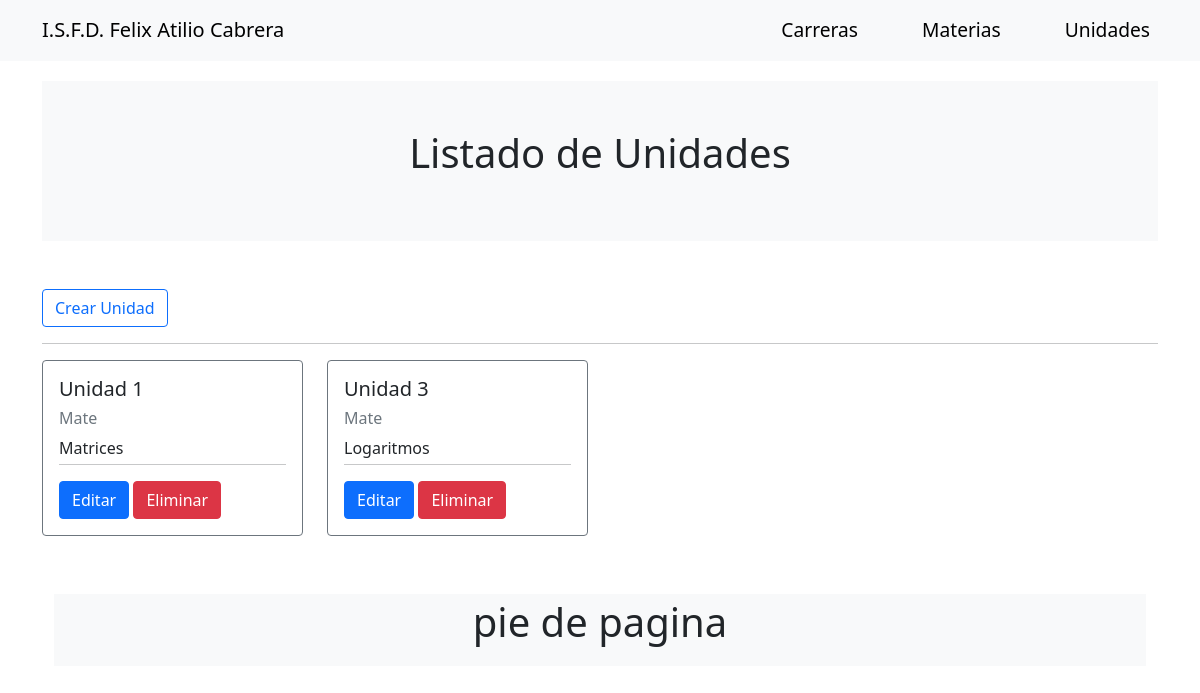
The app's page /index.php?controller=Unidades&action=listaUnidadSeleccionada&id=16 with its own data.
### tables this page shows
CREATE TABLE `unidades` (
  `id` int(11) NOT NULL,
  `title` varchar(11) NOT NULL,
  `content` varchar(75) NOT NULL,
  `id_materias` int(11) NOT NULL
);

CREATE TABLE `materias` (
  `id` int(11) NOT NULL,
  `title` varchar(75) NOT NULL,
  `content` text NOT NULL,
  `id_carreras` int(11) NOT NULL
);

### index.php (called while the page is built, shortened)
<?php
require_once ('model/db.php');
$controller = new $controllerName();
$dataToView["data"] = array();
if (method_exists($controller, $_GET["action"])) {
    $dataToView["data"] = $controller->{$_GET["action"]}();
}
require_once ('view/template/header.php');
require_once ('view/' . $controller->view . '.php');
require_once ('view/template/footer.php');
?>

### model/db.php (called while the page is built, shortened)
<?php
class Db {
    public function __construct() {
        $this->host = constant('DB_HOST');
        $this->db = constant('DB');
        $this->user = constant('DB_USER');
        $this->pass = constant('DB_PASS');
        try {
            $this->conection = new PDO('mysql:host=' . $this->host . ';dbname=' . $this->db, $this->user, $this->pass);
        } catch (PDOException $e) {
            echo $e->getMessage();
            exit();
        }
    }
}
?>

### model/Unidades_model.php (called while the page is built, shortened)
<?php
class Unidades {
    private $table = 'unidades';
    private $conection;
    private function getConection(){
        $dbObj = new Db();
        $this->conection = $dbObj->conection;
    }
    public function getUnidadSeleccionada($id){
        $sql = "SELECT * FROM ".$this->table. " WHERE id_materias = ?";
        $stmt = $this->conection->prepare($sql);
        $stmt->execute([$id]);
        return $stmt->fetchAll();
    }
}
?>

### controller/Unidades.php (called while the page is built, shortened)
<?php
require_once ('model/Unidades_model.php');
class UnidadesController{
    public function __construct() {
        $this->UnidadObj = new Unidades();
    }
    public function listaUnidadSeleccionada(){
        if(isset($_GET["id"])) $id = $_GET["id"];
            return $this->UnidadObj->getUnidadSeleccionada($id);
    }
}
?>

### model/Materias_model.php (called while the page is built, shortened)
<?php
class Materia {
    private $table = 'materias';
    private $conection;
    private function getConection(){
        $dbObj = new Db();
        $this->conection = $dbObj->conection;
    }
    public function getMateriaById($id){
        $sql = "SELECT * FROM ".$this->table. " WHERE id = ?";
        $stmt = $this->conection->prepare($sql);
        $stmt->execute([$id]);
        return $stmt->fetch();
    }
}
?>

### controller/Materias.php (called while the page is built, shortened)
<?php
require_once ('model/Materias_model.php');
class MateriasController{
    public function __construct() {
    $this->MateriaObj = new Materia();
    }
    public function getMateriaById($id){
        return $this->MateriaObj->getMateriaById($id);
    }
}
?>

### view/List_unidades.php (the view)
<div class="row">
    <div class="col-md-12 text-right">
        <a href="index.php?controller=Unidades&action=nuevo" class="btn btn-outline-primary">Crear Unidad</a>
        <hr/>
    </div>
    <?php
    require_once ('controller/Materias.php');
    $materias = new MateriasController();
    if (count($dataToView["data"]) > 0) {
        foreach ($dataToView["data"] as $unidad) {
        $materia = $materias->getMateriaById($unidad["id_materias"]);
    ?>
            <div class="col-md-3">
                <div class="card-body border border-secondary rounded">
                    <h5 class="card-title"><?php echo $unidad['title']; ?></h5>
                    <h6 class="card-title text-secondary"><?php echo $materia["title"]; ?></h6>
                    <div class="card-text"><?php echo nl2br($unidad['content']); ?></div>
                    <hr class="mt-1"/>
                    <a href="index.php?controller=Unidades&action=editar&id=<?php echo $unidad['id']; ?>" class="btn btn-primary">Editar</a>
                    <a href="index.php?controller=Unidades&action=confirmDelete&id=<?php echo $unidad['id']; ?>" class="btn btn-danger">Eliminar</a>
                </div>
            </div>
    <?php
        }
    } else {
    ?>
        <div class="alert alert-info">
            Actualmente no existen notas.
        </div>
    <?php
    }
    ?>
</div>

### records on screen
unidades: title "Unidad 1", id_materias.title "Mate", content "Matrices"
unidades: title "Unidad 3", id_materias.title "Mate", content "Logaritmos"

### other values on screen
$controller->titulo_pagina "Listado de Unidades"
